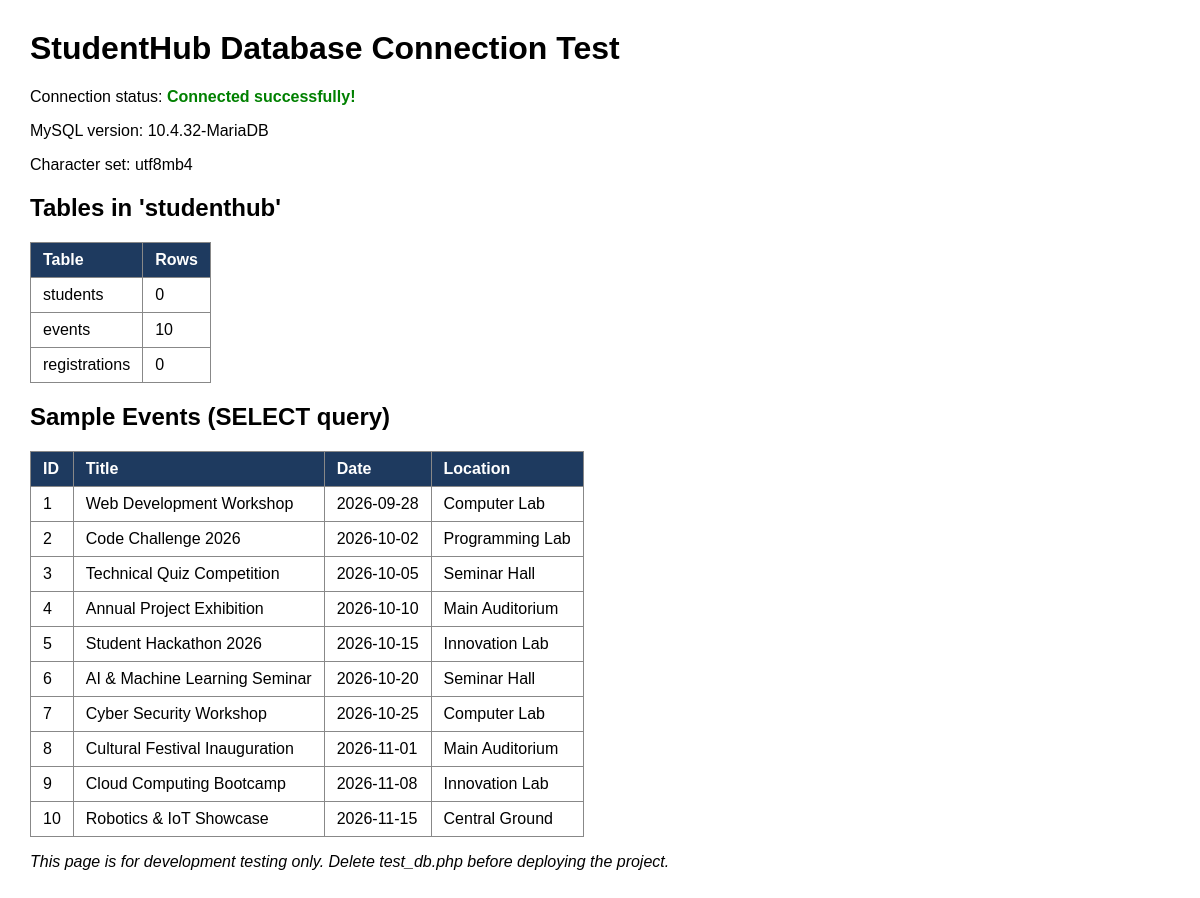
Screenshot of /test_db.php with the database file from the repository.
### tables this page shows
CREATE TABLE events (
    id          INT UNSIGNED NOT NULL AUTO_INCREMENT,
    title       VARCHAR(150) NOT NULL,
    description TEXT         NOT NULL,
    category    VARCHAR(50)  NOT NULL DEFAULT 'Academic',
    event_date  DATE         NOT NULL,
    location    VARCHAR(150) NOT NULL,
    poster_path VARCHAR(255) DEFAULT NULL,
    created_at  TIMESTAMP    NOT NULL DEFAULT CURRENT_TIMESTAMP,

    PRIMARY KEY (id)
);

### db.php (called while the page is built, shortened)
<?php
$dbName = "studenthub";

### test_db.php (the view, shortened to what this page needs)
<?php
require_once "db.php";
?>
<!DOCTYPE html>
<html lang="en">
<head>
</head>
<body>
    <h1>StudentHub Database Connection Test</h1>
    <p>Connection status: <span class="ok">Connected successfully!</span></p>
    <p>MySQL version: <?php echo htmlspecialchars($conn->server_info); ?></p>
    <p>Character set: <?php echo htmlspecialchars($conn->character_set_name()); ?></p>
    <h2>Tables in '<?php echo htmlspecialchars($dbName); ?>'</h2>
    <table>
        <tr><th>Table</th><th>Rows</th></tr>
        <?php
        $tables = ["students", "events", "registrations"];
        foreach ($tables as $table) {
            $result = $conn->query("SELECT COUNT(*) AS total FROM `$table`");
            $row    = $result->fetch_assoc();
            echo "<tr><td>" . htmlspecialchars($table) . "</td><td>" . (int)$row["total"] . "</td></tr>";
        }
        ?>
    </table>
    <h2>Sample Events (SELECT query)</h2>
    <table>
        <tr><th>ID</th><th>Title</th><th>Date</th><th>Location</th></tr>
        <?php
        $result = $conn->query("SELECT id, title, event_date, location FROM events ORDER BY event_date");
        while ($row = $result->fetch_assoc()) {
            echo "<tr>";
            echo "<td>" . (int)$row["id"] . "</td>";
            echo "<td>" . htmlspecialchars($row["title"]) . "</td>";
            echo "<td>" . htmlspecialchars($row["event_date"]) . "</td>";
            echo "<td>" . htmlspecialchars($row["location"]) . "</td>";
            echo "</tr>";
        }
        ?>
    </table>
    <p><em>This page is for development testing only. Delete test_db.php before deploying the project.</em></p>
</body>
</html>

### test_db.php (style rules this page uses)
body { font-family: Arial, sans-serif; margin: 30px; }
table { border-collapse: collapse; margin-top: 10px; }
th, td { border: 1px solid #888; padding: 8px 12px; text-align: left; }
th { background-color: #1e3a5f; color: white; }
.ok { color: green; font-weight: bold; }

### rows the page displays
events: id "1", title "Web Development Workshop", event_date "2026-09-28", location "Computer Lab"
events: id "2", title "Code Challenge 2026", event_date "2026-10-02", location "Programming Lab"
events: id "3", title "Technical Quiz Competition", event_date "2026-10-05", location "Seminar Hall"
events: id "4", title "Annual Project Exhibition", event_date "2026-10-10", location "Main Auditorium"
events: id "5", title "Student Hackathon 2026", event_date "2026-10-15", location "Innovation Lab"
events: id "6", title "AI & Machine Learning Seminar", event_date "2026-10-20", location "Seminar Hall"
events: id "7", title "Cyber Security Workshop", event_date "2026-10-25", location "Computer Lab"
events: id "8", title "Cultural Festival Inauguration", event_date "2026-11-01", location "Main Auditorium"
events: id "9", title "Cloud Computing Bootcamp", event_date "2026-11-08", location "Innovation Lab"
events: id "10", title "Robotics & IoT Showcase", event_date "2026-11-15", location "Central Ground"

### other values shown
$conn->server_info "10.4.32-MariaDB"
$conn->character_set_name() "utf8mb4"
$dbName "studenthub"
$table "students"
$row["total"] "0"
$table "events"
$row["total"] "10"
$table "registrations"
